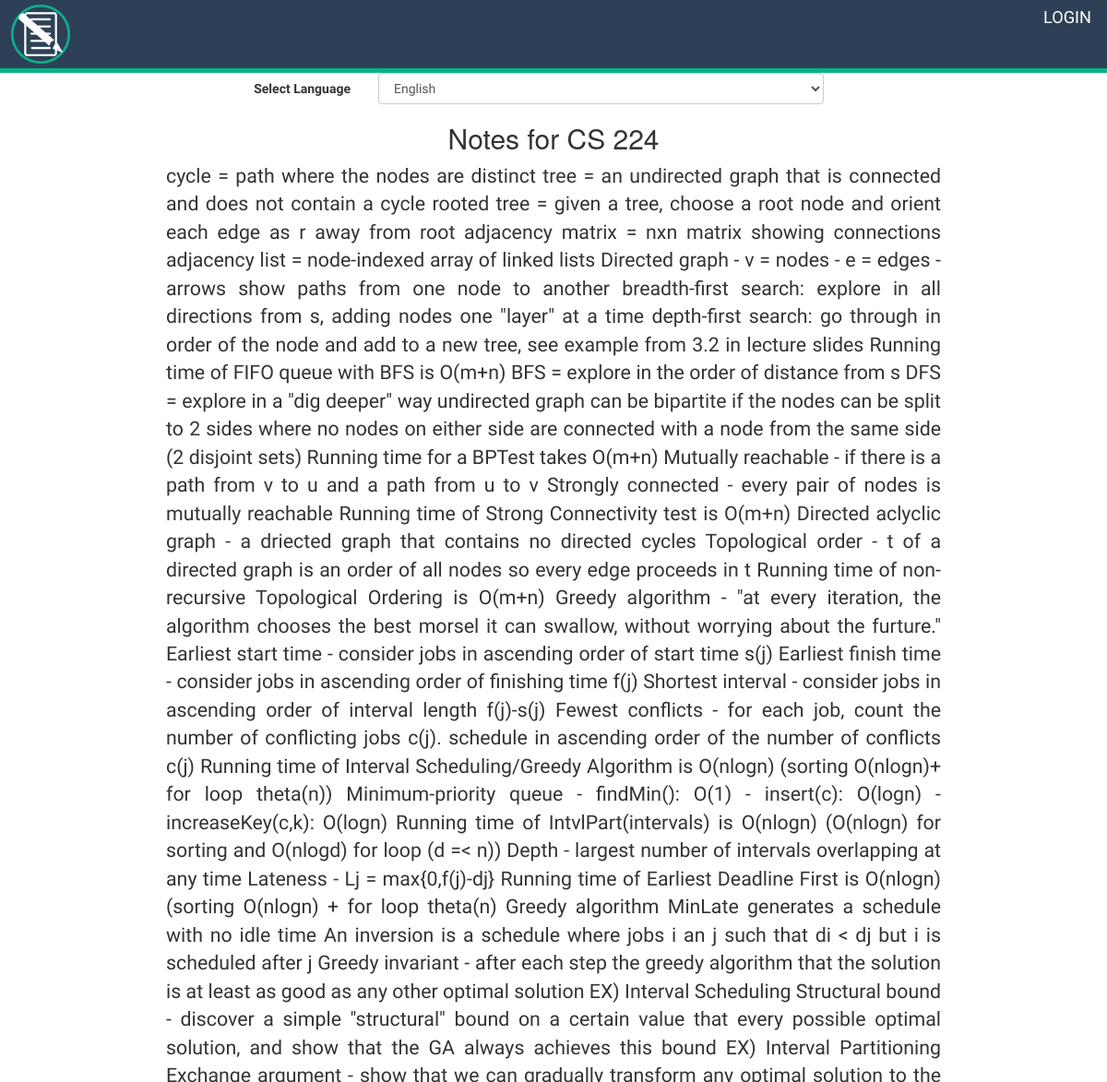
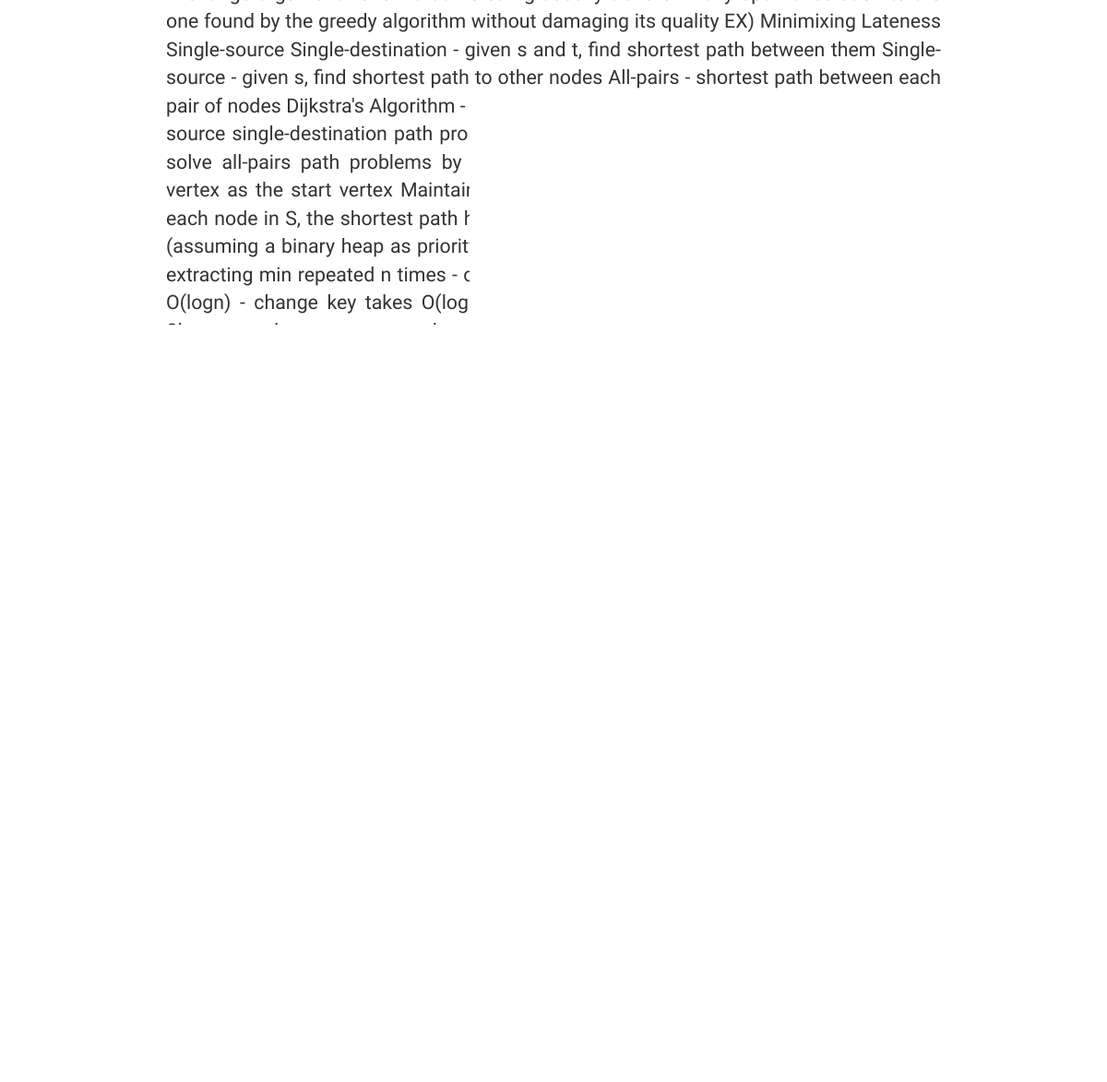
Screenshot of /viewFile.php?id=18 with the database file from the repository (2 pictures, top to bottom).
### tables this page shows
CREATE TABLE IF NOT EXISTS `tblNotes` (
  `pmkNoteId` int(10) NOT NULL,
  `fldTitle` varchar(100) NOT NULL,
  `fldText` mediumtext NOT NULL,
  `fldDate` date NOT NULL,
  `fnkCourseId` int(5) NOT NULL,
  `fnkNetId` varchar(8) NOT NULL
);

### viewFile.php (the view, shortened to what this page needs)
<?php
require("includes/top.php");
require("includes/nav.php");
$fileId = $_GET['id'];
?>
<?php
try {
    $db->beginTransaction();
    $query = "SELECT * FROM tblNotes WHERE pmkNoteId =" . $fileId;
    $statement = $db->prepare($query);
    $statement->execute();
    $results = $statement->fetchAll(PDO::FETCH_ASSOC);
    $db->commit();
} catch (PDOException $e) {
    $db->rollBack();
    echo $e->getMessage();
}
?>
<form class="form-horizontal">
    <div class="form-group">
        <label for="" class="control-label col-sm-4">Select Language</label>
        <div class="col-sm-5">
            <select class="form-control" id="selLan" onchange="translateSel(this.value)">
                <option value="en">English</option>
            </select>
        </div>
    </div>
</form>
<h2 class="text-center "><?php echo $results[0]['fldTitle']; ?></h2>
<div class="message" id="txtTranslate">
    <p class="text-justify" id="txtTranslate"><?php echo $results[0]['fldText']; ?></p>
</div>
<div class="container">
<table class="table table-default">
    <thead>
        <tr>
            <th>Keyword</th>
            <th>Relevance</th>
        </tr>
    </thead>
</table>
</div>

### includes/top.php (shortened to what this page needs)
<!DOCTYPE html>
<html lang="en">
<head>
  <link rel="stylesheet" href="https://maxcdn.bootstrapcdn.com/bootstrap/3.3.7/css/bootstrap.min.css">
  <link rel="stylesheet" href="./css/style.css">
</head>
<body>

### includes/nav.php (shortened to what this page needs)
<nav class="nav">
	<?php if (!isset($_SESSION['user'])): ?>
		<a class="btn btn-default" id="logo" aria-label="Left Align" href="#">
			<img src="images/smallLogo.png"></img>
		</a>
	<a type="button" id="floatRight" class="btn btn-default" href="login.php">
    	<span aria-hidden="true">Login</span>
  	</a>
		<?php endif; ?>
</nav>

### css/style.css (style rules this page uses)
* { font-family: 'Fjalla One', sans-serif; }
#floatRight { background: none; border: none; color: white; text-transform: uppercase; font-size: 1.3em; }
nav.nav { background-color: #2E4057; border-bottom: 5px solid #0cb288; padding: 0; }
#logo { background-color: #2E4057; padding-top: 5px; padding-bottom: 5px; margin: 0; border-radius: 10%; border: none; }
.nav { background-color: black; width: 100%; padding-top: 10px; padding-bottom: 10px; }
.nav a { margin-left: 5px; margin-right: 5px; }
.nav #floatRight { float: right; }
.message { font-size: 16pt; width: 70%; margin: auto; }

### rows the page displays
tblnotes: fldTitle "Notes for CS 224", fldText "cycle = path where the nodes are distinct tree = an undirected graph that is connected and does not contain a cycle rooted tree = given a tree, choose a root node and orient each edge as r away from root adjacency matrix = nxn matrix showing connections adjacency list = node-indexed array of linked lists Directed graph - v = nodes - e = edges - arrows show paths from one node to another breadth-first search: explore in all directions from s, adding nodes one \"layer\" at a time depth-first search: go through in order of the node and add to a new tree, see example from 3.2 in lecture slides Running time of FIFO queue with BFS is O(m+n) BFS = explore in the order of distance from s DFS =…"
